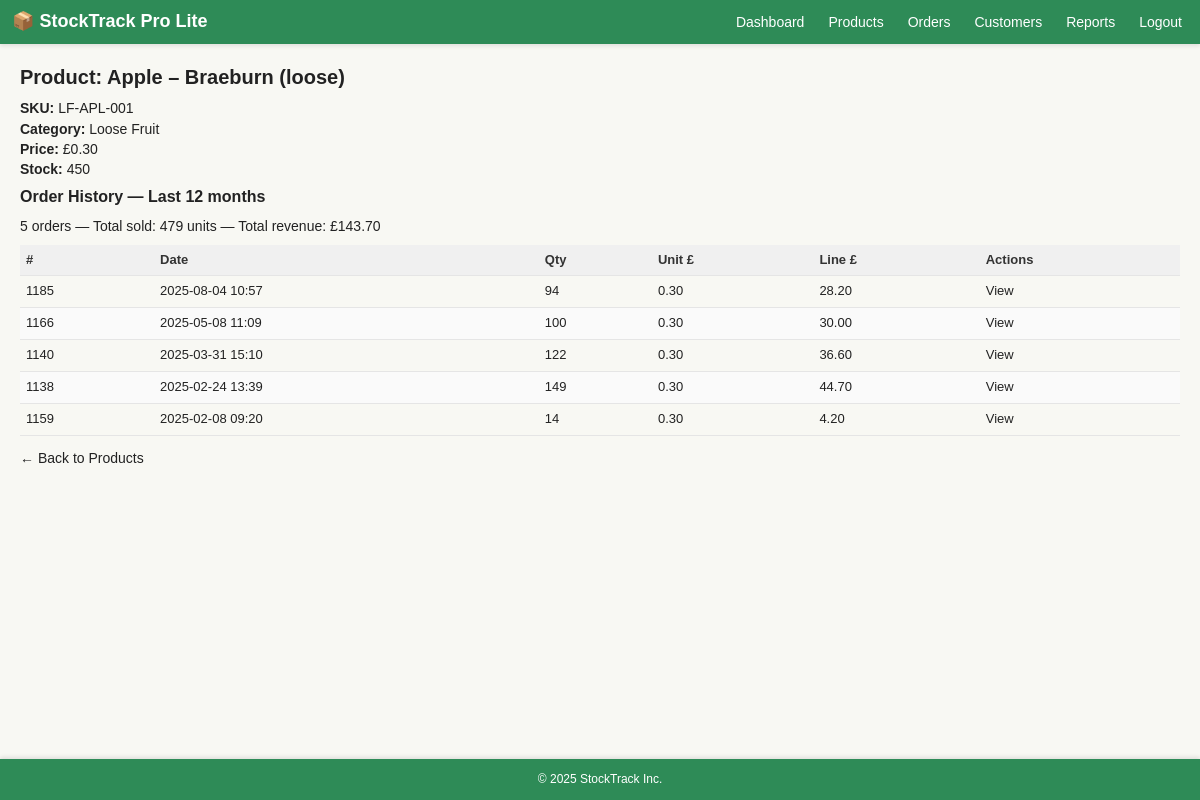
The app's page /StockTrackProLite/product_view.php?id=1 (signed in) with its own data.
### tables this page shows
CREATE TABLE `products` (
  `id` int(11) NOT NULL,
  `sku` varchar(30) NOT NULL,
  `name` varchar(100) NOT NULL,
  `category_id` int(11) DEFAULT NULL,
  `price` decimal(10,2) NOT NULL,
  `stock` int(11) NOT NULL DEFAULT 0,
  `country_iso` char(2) NOT NULL,
  `class` enum('X','I','II') NOT NULL,
  `pack_uom` enum('each','g','varies') NOT NULL DEFAULT 'each',
  `default_pack_weight_g` int(11) DEFAULT NULL,
  `best_before_days` int(11) NOT NULL
);

CREATE TABLE `order_items` (
  `id` int(11) NOT NULL,
  `order_id` int(11) DEFAULT NULL,
  `product_id` int(11) DEFAULT NULL,
  `quantity` int(11) NOT NULL,
  `price` decimal(10,2) NOT NULL
);

CREATE TABLE `orders` (
  `id` int(11) NOT NULL,
  `customer_id` int(11) DEFAULT NULL,
  `order_date` datetime NOT NULL,
  `total` decimal(10,2) NOT NULL
);

### config/database.php (called while the page is built)
<?php
return array(
    'host' => getenv('DB_HOST') ?: '127.0.0.1',
    'port' => getenv('DB_PORT') ?: '3306',
    'database' => getenv('DB_NAME') ?: 'stocktrackpro',
    'username' => getenv('DB_USER') ?: 'root',
    'password' => getenv('DB_PASS') ?: '',
    'charset' => getenv('DB_CHARSET') ?: 'utf8mb4'
);

### includes/database.php (called while the page is built, shortened)
<?php
class Database
{
    private static $pdo;
    private static $config;
    private static function config()
    {
        if (self::$config === null) {
            $base = require dirname(__DIR__) . '/config/database.php';
            $overridePath = dirname(__DIR__) . '/config/database.local.php';
            self::$config = $base;
        }
        return self::$config;
    }
    public static function connection()
    {
        if (!self::$pdo) {
            $config = self::config();
            $dsn = sprintf(
                'mysql:host=%s;port=%s;dbname=%s;charset=%s',
                $config['host'],
                $config['port'],
                $config['database'],
                $config['charset']
            );
            $options = array(
                PDO::ATTR_ERRMODE => PDO::ERRMODE_EXCEPTION,
                PDO::ATTR_DEFAULT_FETCH_MODE => PDO::FETCH_ASSOC,
                PDO::ATTR_EMULATE_PREPARES => false
            );
            self::$pdo = new PDO($dsn, $config['username'], $config['password'], $options);
        }
        return self::$pdo;
    }
    public static function query($sql, $params = array())
    {
        $stmt = self::connection()->prepare($sql);
        $stmt->execute($params);
        return $stmt;
    }
    public static function fetchOne($sql, $params = array())
    {
        $stmt = self::query($sql, $params);
        $row = $stmt->fetch();
        return $row === false ? null : $row;
    }
}

### StockTrackProLite/product_view.php (the view, shortened to what this page needs)
<?php
require_once dirname(__DIR__) . '/includes/database.php';
include 'includes/header.php';
$id = isset($_GET['id']) ? (int)$_GET['id'] : 0;
try {
    $product = Database::fetchOne(
        "SELECT p.id, p.sku, p.name, p.price, p.stock, IFNULL(c.name,'-') AS category
         FROM products p
         LEFT JOIN categories c ON c.id = p.category_id
         WHERE p.id = ?",
        [$id]
    );
    $startDate = date('Y-m-d H:i:s', strtotime('-12 months'));
    $lines = Database::query(
        "SELECT o.id AS order_id, o.order_date, oi.quantity, oi.price
         FROM order_items oi
         JOIN orders o ON o.id = oi.order_id
         WHERE oi.product_id = ? AND o.order_date >= ?
         ORDER BY o.order_date DESC",
        [$id, $startDate]
    )->fetchAll();
    $summary = Database::fetchOne(
        "SELECT COUNT(DISTINCT o.id) as cnt, COALESCE(SUM(oi.quantity),0) as qty_sum, COALESCE(SUM(oi.quantity * oi.price),0) as revenue_sum
         FROM order_items oi
         JOIN orders o ON o.id = oi.order_id
         WHERE oi.product_id = ? AND o.order_date >= ?",
        [$id, $startDate]
    );
} catch (Exception $e) {
    echo '<p class="notice">Error loading product data: ' . htmlspecialchars($e->getMessage()) . '</p>';
    include 'includes/footer.php';
    exit();
}
?>
<h2>Product: <?php echo htmlspecialchars($product['name']); ?></h2>
<p>
    <strong>SKU:</strong> <?php echo htmlspecialchars($product['sku']); ?><br>
    <strong>Category:</strong> <?php echo htmlspecialchars($product['category']); ?><br>
    <strong>Price:</strong> £<?php echo number_format($product['price'], 2); ?><br>
    <strong>Stock:</strong> <?php echo (int)$product['stock']; ?>
</p>
<h3>Order History — Last 12 months</h3>
<p><?php echo (int)$summary['cnt']; ?> orders — Total sold: <?php echo (int)$summary['qty_sum']; ?> units — Total revenue: £<?php echo number_format($summary['revenue_sum'], 2); ?></p>
<table>
    <thead><tr><th>#</th><th>Date</th><th>Qty</th><th>Unit £</th><th>Line £</th><th>Actions</th></tr></thead>
    <tbody>
<?php if (!$lines): ?>
        <tr><td colspan="6">No orders for this product in the last 12 months.</td></tr>
<?php else: foreach ($lines as $l): ?>
        <tr>
            <td><?php echo $l['order_id']; ?></td>
            <td><?php echo date('Y-m-d H:i', strtotime($l['order_date'])); ?></td>
            <td><?php echo (int)$l['quantity']; ?></td>
            <td><?php echo number_format($l['price'], 2); ?></td>
            <td><?php echo number_format($l['quantity'] * $l['price'], 2); ?></td>
            <td><a href="order_view.php?id=<?php echo $l['order_id']; ?>">View</a></td>
        </tr>
<?php endforeach; endif; ?>
    </tbody>
</table>
<p><a href="products.php">← Back to Products</a></p>
<?php include 'includes/footer.php'; ?>

### StockTrackProLite/assets/style.css (style rules this page uses)
* { box-sizing: border-box; }
html { height: 100%; }
body { height: 100%; margin: 0; padding: 0; background: #f8f8f3; color: #222; font: 14px/1.45 Arial, Helvetica, sans-serif; display: flex; flex-direction: column; }
:root { --primary: #2e8b57; --primary-dark: #256b44; --bg-light: #f8f8f3; --border: #e5e5e5; --bg-row-alt: #fafafa; --bg-notice: #e8f5e9; --notice-accent: #1b5e20; --text-muted: #666; --spacing-xs: 4px; --spacing-sm: 6px; --spacing-md: 8px; --spacing-lg: 12px; --spacing-xl: 20px; --radius: 4px; }
h1, h2, h3, h4, h5, h6 { margin: 0 0 8px 0; font-weight: 700; line-height: 1.3; }
h2 { font-size: 20px; }
h3 { font-size: 16px; }
p { margin: 0 0 8px 0; }
a { color: #222; text-decoration: none; }
table { width: 100%; border-collapse: collapse; margin-bottom: var(--spacing-lg); font-size: 13px; }
th, td { padding: var(--spacing-sm) var(--spacing-sm); border-bottom: 1px solid var(--border); text-align: left; }
th { background: #f0f0f0; font-weight: 700; color: #333; }
tr:nth-child(even) { background: var(--bg-row-alt); }

### records on screen
products: name "Apple – Braeburn (loose)", sku "LF-APL-001", price "0.30", stock "450"
order_items: order "1185", order.order_date "2025-08-04 10:57", quantity "94", price "0.30", $l['quantity'] * $l['price'] "28.20"
order_items: order "1166", order.order_date "2025-05-08 11:09", quantity "100", price "0.30", $l['quantity'] * $l['price'] "30.00"
order_items: order "1140", order.order_date "2025-03-31 15:10", quantity "122", price "0.30", $l['quantity'] * $l['price'] "36.60"
order_items: order "1138", order.order_date "2025-02-24 13:39", quantity "149", price "0.30", $l['quantity'] * $l['price'] "44.70"
order_items: order "1159", order.order_date "2025-02-08 09:20", quantity "14", price "0.30", $l['quantity'] * $l['price'] "4.20"

### other values on screen
$product['category'] "Loose Fruit"
$summary['cnt'] "5"
$summary['qty_sum'] "479"
$summary['revenue_sum'] "143.70"
